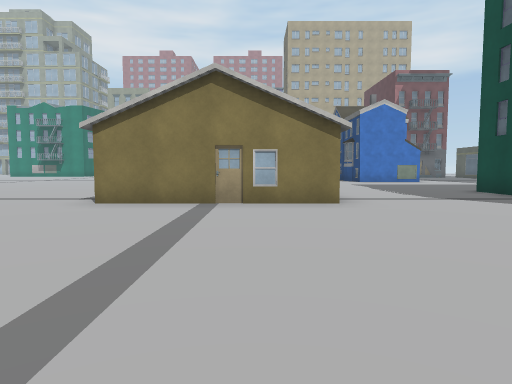
View 1 (above)

24 first-person views from a walk through a 3-D level made in the Unity game engine. The camera is 1.2 m above the floor, tilts 4° down and sees 75° across. The floor is counted in squares, 2 m on a side. Each view is taken from the middle of a square. On the plan, view 1 faces up. The plan holds only what a view shows up to about 10 squares ahead; the rest is blank. The place goes on beyond the plan. The player is left out. Some surface patterns are stand-ins.

View 2
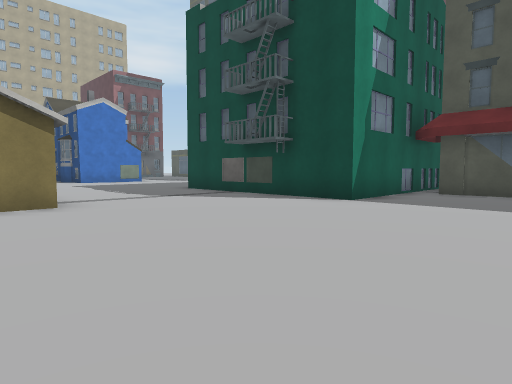

View 3
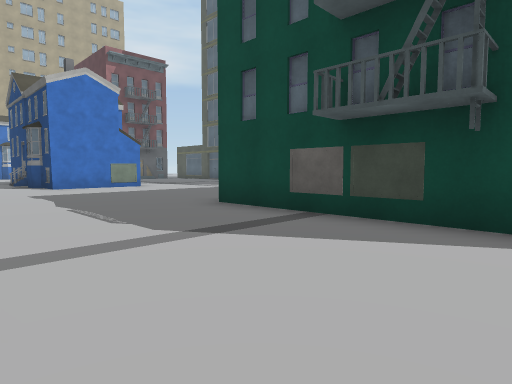

View 4
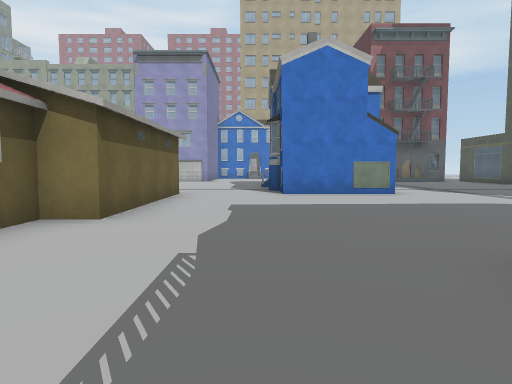

View 5
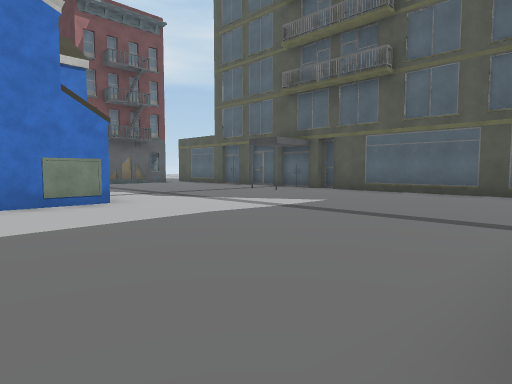

View 6
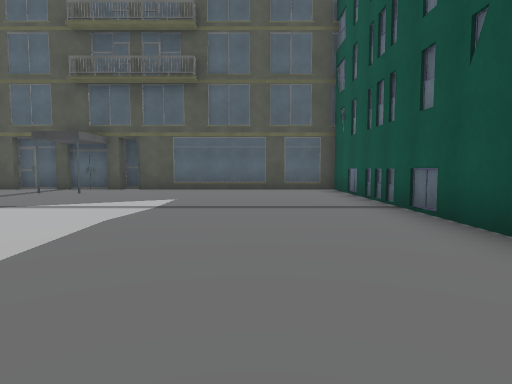

View 7
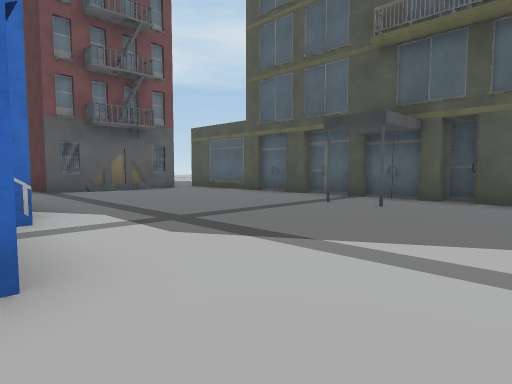

View 8
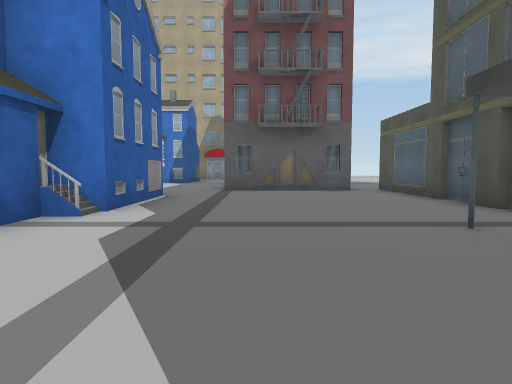

View 9
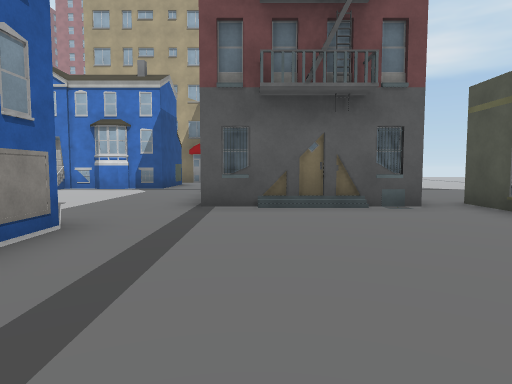

View 10
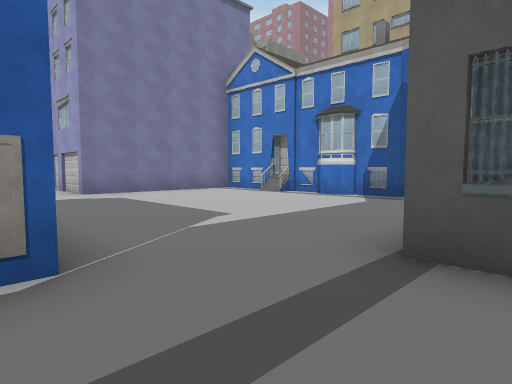

View 11
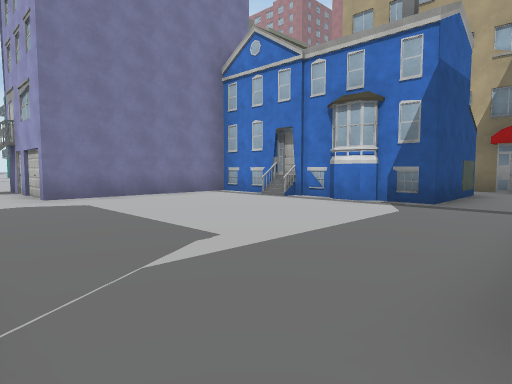

View 12
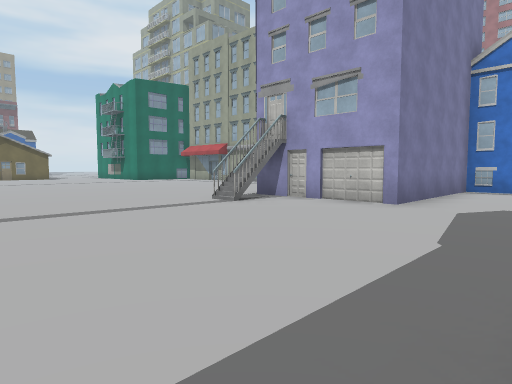

View 13
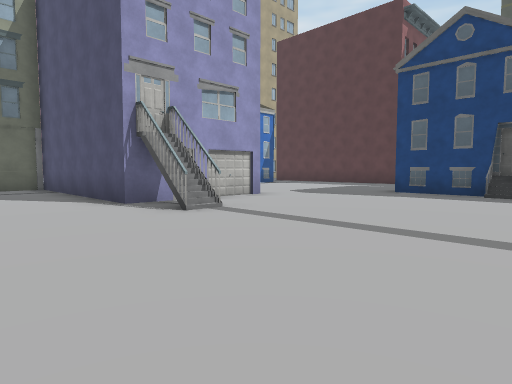

View 14
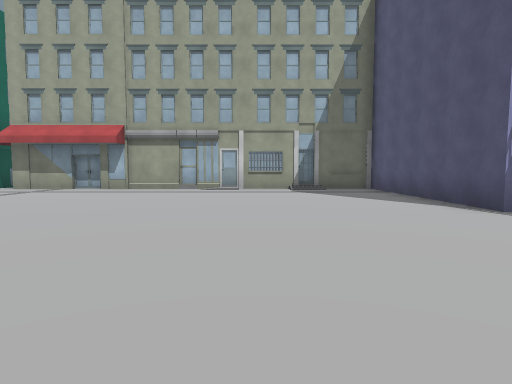

View 15
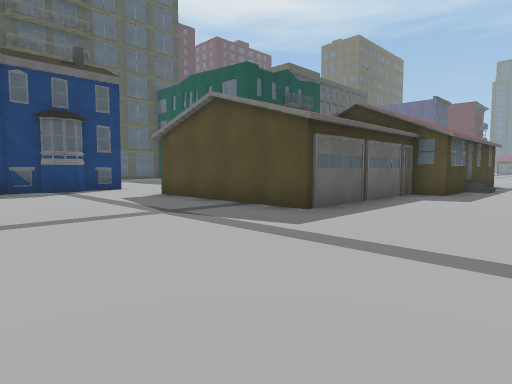

View 16
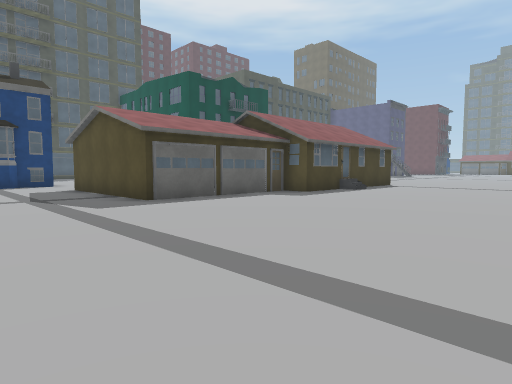

View 17
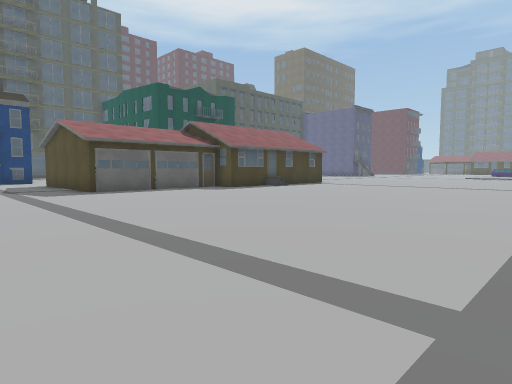

View 18
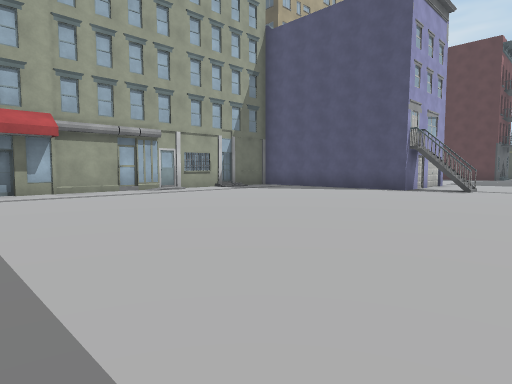

View 19
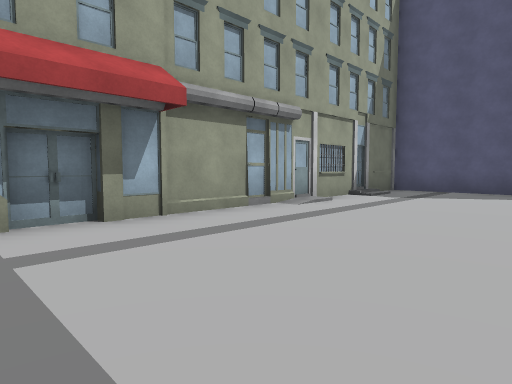

View 20
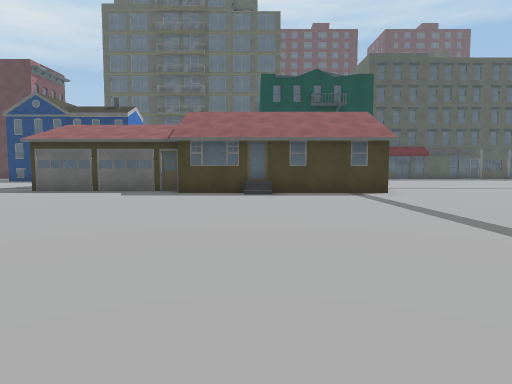

View 21
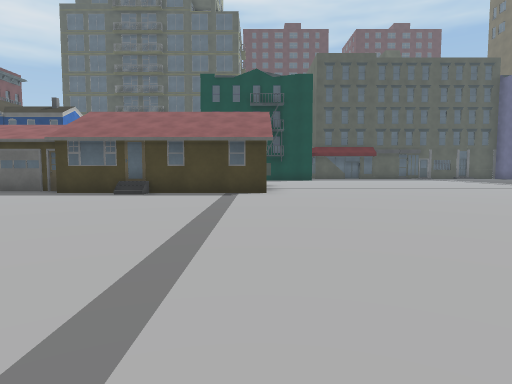

View 22
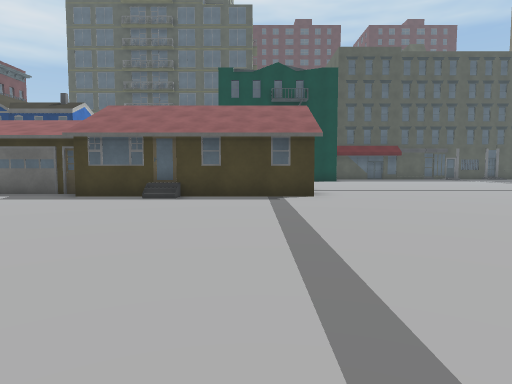

View 23
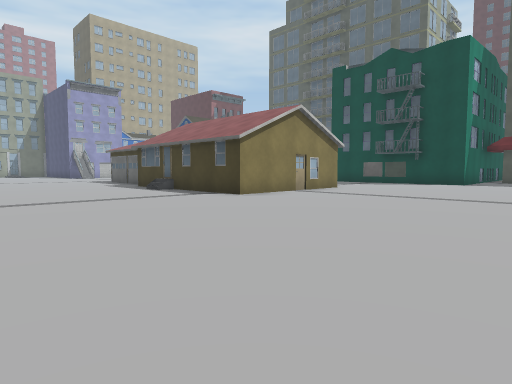

View 24
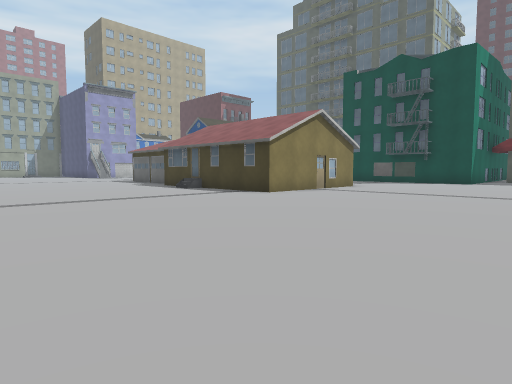

### Floor plan
Key: @ floor where view 1 was taken; # wall or solid block; . floor; B building.
Columns run from 11 left of view 1 to 15 right of it. Each row starts with its distance up from view 1.
 28 #########B#       #.
 27 ..........# ###B###.
 26 ..........# #.......
 25 ..........# #.......     ..
 24 ..........###.......#   ..
 23 ..........###.......##  ..
 22 ..........#..........B...#
 21 .........................#
 20 ................#  #.....#
 19 ................#  #.....#
 18 ...............B####.....#
 17 ................###......#
 16 ................#  ......#
 15 .........#####..##B......#
 14 .........#   #...........#
 13  ........#   #...........#
 12  ........#   #...........#
 11  ........#  ##...........#
 10  ........   #............#
  9 ........B    ............#
  8  ........    ....#
  7  ........    ....#
  6 .........####....#
  5  ................#
  4   ...............#
  3   ...................
  2   ..................B
  1   ..................#
  0   .........@....

Positions as (right, up) in squares from view 1, and headings:
1: (0, 0), facing up
2: (0, 0), facing up-right
3: (2, 4), facing up-right
4: (4, 7), facing up
5: (5, 9), facing up-right
6: (4, 11), facing right
7: (7, 13), facing up-right
8: (10, 13), facing up
9: (10, 17), facing up
10: (10, 20), facing up-left
11: (9, 21), facing up-left
12: (4, 17), facing up-left
13: (-4, 17), facing up-right
14: (-5, 18), facing up
15: (-5, 19), facing down-right
16: (-8, 18), facing down-right
17: (-11, 18), facing down-right
18: (-11, 19), facing up-right
19: (-11, 24), facing up-right
20: (-11, 9), facing right
21: (-11, 6), facing right
22: (-10, 7), facing right
23: (-8, 0), facing up-right
24: (-9, 0), facing up-right
